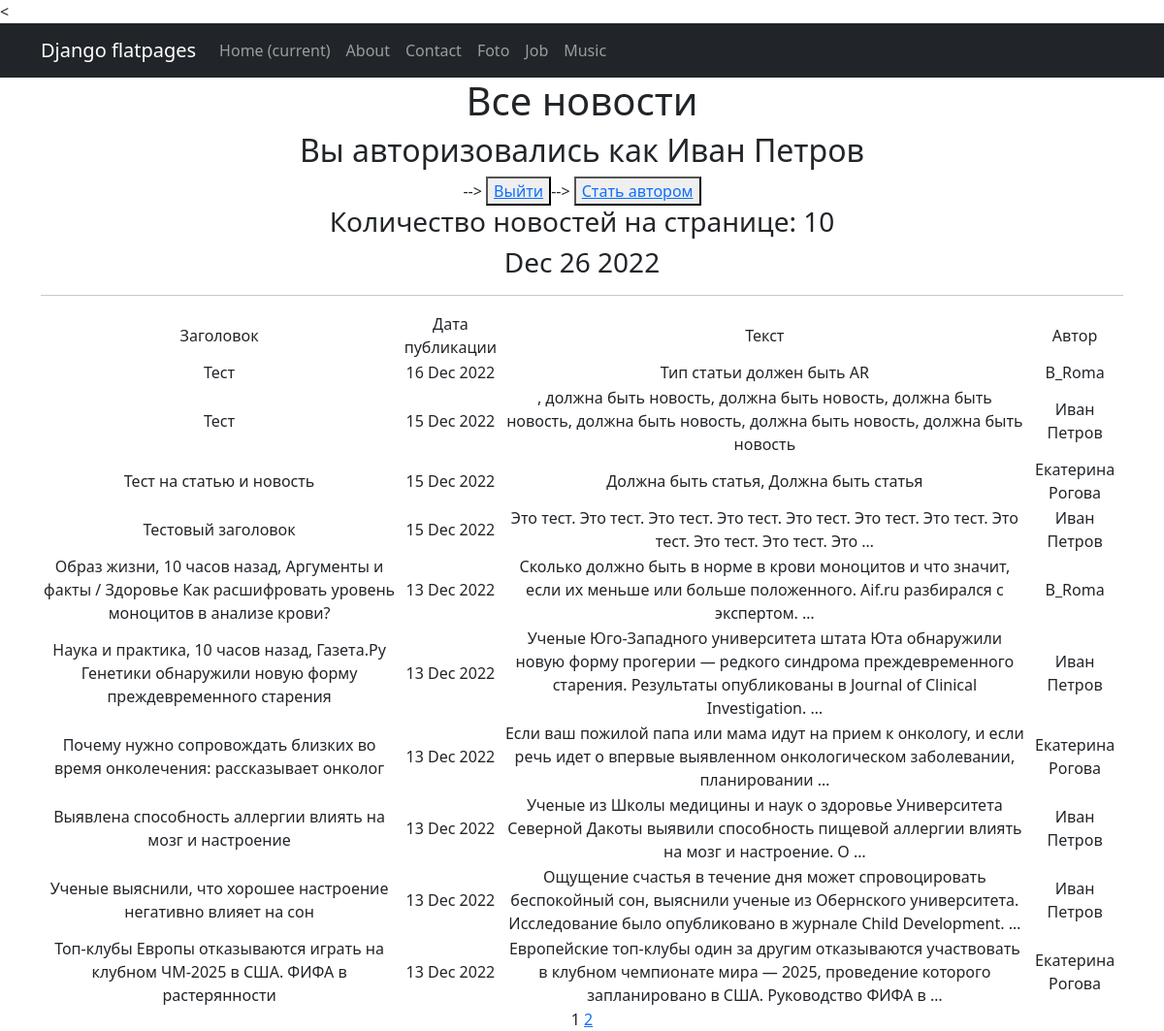
Page /news/ (signed in) on the committed database.
### news/models.py (models this page shows, shortened)
class Post(models.Model):
    author = models.ForeignKey(Author, on_delete=models.CASCADE)
    type_of_post = models.CharField(max_length=2, choices=type_post)
    time_in = models.DateTimeField(auto_now_add=True)
    title = models.CharField(max_length=255)
    text = models.TextField()
    rating_post = models.IntegerField(default=0)
    post_category = models.ManyToManyField(Category, through='PostCategory')
    @property
    def rating(self):
        return self.rating_post

class Author(models.Model):
    user = models.OneToOneField(User, on_delete=models.CASCADE)
    rating_author = models.IntegerField(default=0)

### news/views.py (the view)
# urls.py: path('', PostsList.as_view(), name = 'all_post'),
class PostsList(ListView):
    model = Post
    ordering = '-time_in'
    template_name = 'posts.html'
    context_object_name = 'posts'
    paginate_by = 10
    def get_context_data(self, **kwargs):
        context = super().get_context_data(**kwargs)
        context['time_now'] = datetime.utcnow()
        context['is_not_author'] = not self.request.user.groups.filter(name = 'authors').exists()
        return context

### news/templatetags/censor.py (called while the page is built)
@register.filter()
def censor(value: str) -> str:
    CURRENCY_WORDS = {'редиска':True,
                      'суд': True}
    try:
        if not isinstance(value, str):
            raise Exception('Error')
        a = value
        for word in list(CURRENCY_WORDS.keys()):
            if word in a:
                a = a.replace(word, f'{word[:1]}*****')
            if word.capitalize() in a:
                a = a.replace(word.capitalize(), f'{word[:1].capitalize()}*****')
        return a
    except Exception as e:
        print(e)

### news/templatetags/custom_tags.py (called while the page is built)
@register.simple_tag()
def current_time(format_string='%b %d %Y'):
   return datetime.utcnow().strftime(format_string)

### templates/posts.html (shortened to what this page needs)
{% extends 'flatpages/default.html' %}
{% load custom_tags %}
{% load censor %}
{% block content %}
   <h1>Все новости</h1>
   {% if request.user.username %}
   <h2>Вы авторизовались как {{request.user.username}}</h2>-->
   <button> <a href="/accounts/logout/">Выйти</a> </button>-->
      {% if is_not_author %}
      <button> <a href="/sign/upgrade/"> Стать автором</a> </button>
      {% endif %}
   {% else %}
   <h2>Вы не авторизовались, нажмите для входа в аккаунт</h2>-->
   <button> <a href="/accounts/login/">Войти</a> </button>-->
   {% endif %}
   <h3>Количество новостей на странице: {{ posts|length }}</h3>
   <h3>{% current_time '%b %d %Y' %}</h3>
   <hr>
   {% if posts %}
       <table>
           <tr>
               <td>Заголовок</td>
               <td>Дата публикации</td>
               <td>Текст</td>
               <td>Автор</td>
           </tr>
           {% for post in posts %}
           <tr>
               <td>{{ post.title }}</td>
               <td>{{ post.time_in|date:'d M Y' }}</td>
               <td>{{ post.text|truncatewords:21|censor }}</td>
               <td>{{ post.author.user }}</td>
           </tr>
           {% endfor %}
       </table>
   {% else %}
       <h2>Новостей нет!</h2>
   {% endif %}
   {{ page_obj.number }}
   {% if page_obj.has_next %}
       <a href="?page={{ page_obj.next_page_number }}">{{ page_obj.next_page_number }}</a>
   {% endif %}
{% endblock content %}

### rows in the picture
Post: title "Тест", time_in "16 Dec 2022", text|censor "Тип статьи должен быть AR", author.user "B_Roma"
Post: title "Тест", time_in "15 Dec 2022", text|censor ", должна быть новость, должна быть новость, должна быть новость, должна быть новость, должна быть новость, должна быть новость", author.user "Иван Петров"
Post: title "Тест на статью и новость", time_in "15 Dec 2022", text|censor "Должна быть статья, Должна быть статья", author.user "Екатерина Рогова"
Post: title "Тестовый заголовок", time_in "15 Dec 2022", text|censor "Это тест. Это тест. Это тест. Это тест. Это тест. Это тест. Это тест. Это тест. Это тест. Это тест. Это …", author.user "Иван Петров"
Post: title "Образ жизни, 10 часов назад, Аргументы и факты / Здоровье Как расшифровать уровень моноцитов в анализе крови?", time_in "13 Dec 2022", text|censor "Сколько должно быть в норме в крови моноцитов и что значит, если их меньше или больше положенного. Aif.ru разбирался с экспертом. …", author.user "B_Roma"
Post: title "Наука и практика, 10 часов назад, Газета.Ру Генетики обнаружили новую форму преждевременного старения", time_in "13 Dec 2022", text|censor "Ученые Юго-Западного университета штата Юта обнаружили новую форму прогерии — редкого синдрома преждевременного старения. Результаты опубликованы в Journal of Clinical Investigation. …", author.user "Иван Петров"
Post: title "Почему нужно сопровождать близких во время онколечения: рассказывает онколог", time_in "13 Dec 2022", text|censor "Если ваш пожилой папа или мама идут на прием к онкологу, и если речь идет о впервые выявленном онкологическом заболевании, планировании …", author.user "Екатерина Рогова"
Post: title "Выявлена способность аллергии влиять на мозг и настроение", time_in "13 Dec 2022", text|censor "Ученые из Школы медицины и наук о здоровье Университета Северной Дакоты выявили способность пищевой аллергии влиять на мозг и настроение. О …", author.user "Иван Петров"
Post: title "Ученые выяснили, что хорошее настроение негативно влияет на сон", time_in "13 Dec 2022", text|censor "Ощущение счастья в течение дня может спровоцировать беспокойный сон, выяснили ученые из Обернского университета. Исследование было опубликовано в журнале Child Development. …", author.user "Иван Петров"
Post: title "Топ-клубы Европы отказываются играть на клубном ЧМ-2025 в США. ФИФА в растерянности", time_in "13 Dec 2022", text|censor "Европейские топ-клубы один за другим отказываются участвовать в клубном чемпионате мира — 2025, проведение которого запланировано в США. Руководство ФИФА в …", author.user "Екатерина Рогова"

### other values in the picture
{{ request.user.username }} "Иван Петров"
{{ posts|length }} "10"
{{ page_obj.number }} "1"
{{ page_obj.next_page_number }} "2"
